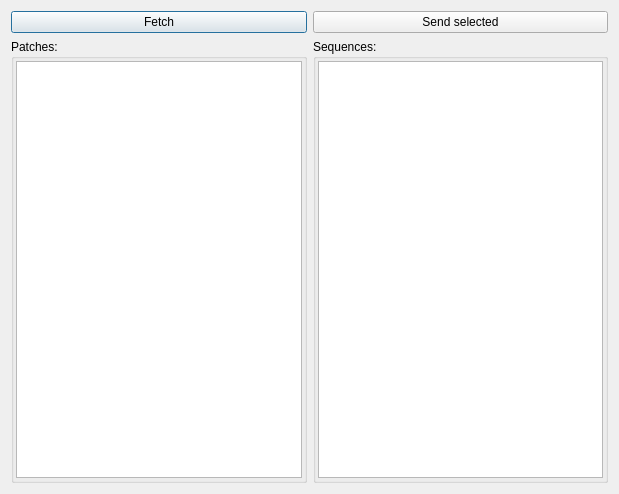
<?xml version="1.0" encoding="UTF-8"?>
<ui version="4.0">
 <class>LibraryDialog</class>
 <widget class="QDialog" name="LibraryDialog">
  <property name="geometry">
   <rect>
    <x>0</x>
    <y>0</y>
    <width>619</width>
    <height>494</height>
   </rect>
  </property>
  <property name="windowTitle">
   <string>LibraryDialog</string>
  </property>
  <layout class="QGridLayout" name="gridLayout">
   <item row="0" column="0">
    <widget class="QPushButton" name="fetch">
     <property name="text">
      <string>Fetch</string>
     </property>
    </widget>
   </item>
   <item row="1" column="0">
    <widget class="QGroupBox" name="gPatch">
     <property name="title">
      <string>Patches:</string>
     </property>
     <layout class="QVBoxLayout" name="gPatchL">
      <property name="leftMargin">
       <number>2</number>
      </property>
      <property name="topMargin">
       <number>2</number>
      </property>
      <property name="rightMargin">
       <number>2</number>
      </property>
      <property name="bottomMargin">
       <number>2</number>
      </property>
      <item>
       <widget class="QListWidget" name="patchList">
        <property name="font">
         <font>
          <family>Monospace</family>
         </font>
        </property>
        <property name="contextMenuPolicy">
         <enum>Qt::CustomContextMenu</enum>
        </property>
        <property name="dragEnabled">
         <bool>true</bool>
        </property>
        <property name="dragDropMode">
         <enum>QAbstractItemView::InternalMove</enum>
        </property>
        <property name="selectionMode">
         <enum>QAbstractItemView::ExtendedSelection</enum>
        </property>
       </widget>
      </item>
     </layout>
    </widget>
   </item>
   <item row="1" column="1">
    <widget class="QGroupBox" name="gSeq">
     <property name="title">
      <string>Sequences:</string>
     </property>
     <layout class="QVBoxLayout" name="gSeqL">
      <property name="leftMargin">
       <number>2</number>
      </property>
      <property name="topMargin">
       <number>2</number>
      </property>
      <property name="rightMargin">
       <number>2</number>
      </property>
      <property name="bottomMargin">
       <number>2</number>
      </property>
      <item>
       <widget class="QListWidget" name="sequenceList">
        <property name="font">
         <font>
          <family>Monospace</family>
         </font>
        </property>
        <property name="contextMenuPolicy">
         <enum>Qt::CustomContextMenu</enum>
        </property>
        <property name="dragEnabled">
         <bool>true</bool>
        </property>
        <property name="dragDropMode">
         <enum>QAbstractItemView::InternalMove</enum>
        </property>
        <property name="selectionMode">
         <enum>QAbstractItemView::ExtendedSelection</enum>
        </property>
       </widget>
      </item>
     </layout>
    </widget>
   </item>
   <item row="0" column="1">
    <widget class="QPushButton" name="sendSelected">
     <property name="text">
      <string>Send selected</string>
     </property>
    </widget>
   </item>
  </layout>
 </widget>
 <layoutdefault spacing="6" margin="11"/>
 <resources/>
 <connections/>
</ui>
